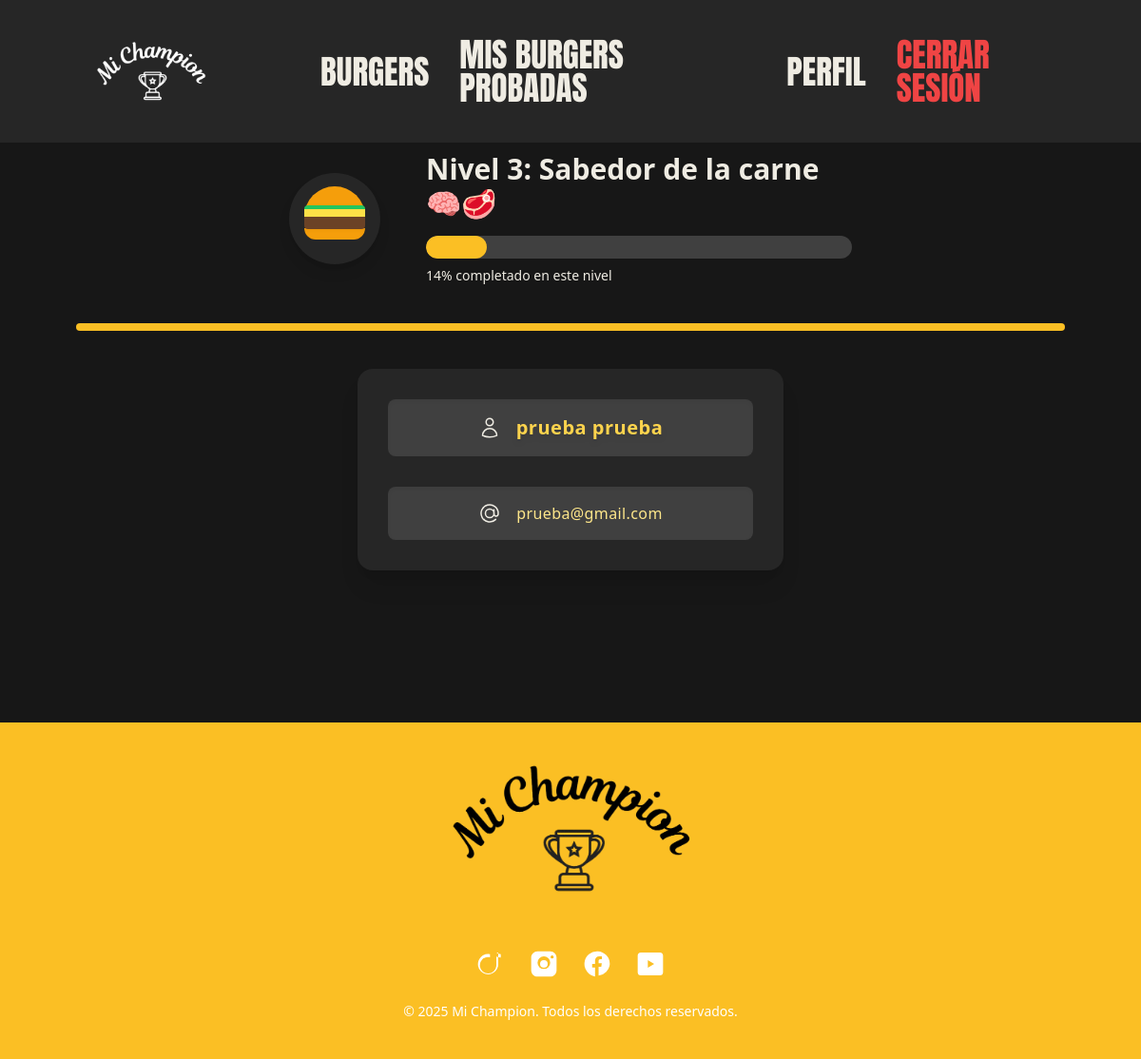
The app's page /perfil.php (signed in) with its own data.
### tables this page shows
CREATE TABLE `usuarios` (
  `id` int(11) NOT NULL,
  `nombre` varchar(100) NOT NULL,
  `apellidos` varchar(100) DEFAULT NULL,
  `email` varchar(150) NOT NULL,
  `password` varchar(255) NOT NULL,
  `creado_en` timestamp NOT NULL DEFAULT current_timestamp()
);

### Usuario.php (called while the page is built, shortened)
<?php
    class Usuario {
        private $db;
        public function __construct($db) {
            $this->db = $db;
        }
        public function obtenerIdUsuario($email) {
            $stmt = $this->db->prepare("SELECT id FROM usuarios WHERE email = :email");
            $stmt->execute([':email' => $email]);
            return $stmt->fetchColumn();
        }
        public function obtenerDatosUsuarios($usuarioEmail) {
            $stmt = $this->db->prepare("SELECT * FROM usuarios WHERE email = :usuarioEmail");
            $stmt->execute([
                ':usuarioEmail' => $usuarioEmail
            ]);
            return $stmt->fetch(PDO::FETCH_ASSOC);
        }
    }
?>

### Hamburguesas.php (called while the page is built, shortened)
<?php
    class Hamburguesas {
        private $db;
        public function __construct($db) {
            $this->db = $db;
        }
        public function contarBurgersProbadasPorUsuario($usuarioId) {
            $stmt = $this->db->prepare("
                SELECT COUNT(*)
                FROM burgers_probadas
                WHERE id_usuario = ?
            ");
            $stmt->execute([$usuarioId]);
            return (int) $stmt->fetchColumn();
        }
        public function contarTotalBurgers() {
            $stmt = $this->db->prepare("SELECT COUNT(*) FROM burgers");
            $stmt->execute();
            return (int) $stmt->fetchColumn();
        }
    }
?>

### perfil.php (the view, shortened to what this page needs)
<?php
    require_once 'Conexion.php';
    require_once 'Usuario.php';
    require_once 'Hamburguesas.php';
    $conexion = new Conexion();
    $db = $conexion->getConexion();
    $usuario = new Usuario($db);
    $hamburguesas = new Hamburguesas($db);
    $email = $_SESSION['email'];
    $usuarioId = $usuario->obtenerIdUsuario($email);
    $datosUsuario = $usuario->obtenerDatosUsuarios($email);
    $burgers_probadas = $hamburguesas->contarBurgersProbadasPorUsuario($usuarioId);
    $burgers_totales = $hamburguesas->contarTotalBurgers();
    $niveles = 4;
    $burgersPorNivel = ceil($burgers_totales / $niveles);
    $nivelActual = min(ceil($burgers_probadas / $burgersPorNivel), $niveles);
    $burgersEnNivelActual = $burgers_probadas % $burgersPorNivel;
    $progresoNivel = min(($burgersEnNivelActual / $burgersPorNivel) * 100, 100);
    $logros = [
        1 => "Principiante de las burgers 🍔",
        2 => "Conocedor de burgers 😋",
        3 => "Sabedor de la carne 🧠🥩",
        4 => "Maestro de la hamburguesa 🔥👑",
    ];
    $logroActual = $logros[$nivelActual];
?>
<!DOCTYPE html>
<html lang="es">
    <head>
        <script src="https://cdn.tailwindcss.com"></script>
    </head>
    <body>
        <?php include('components/header.php'); ?>
        <main class="bg-neutral-900 text-[#efece3] py-40 px-6 md:px-20">
            <div class="flex items-center justify-center gap-12 mb-10">
                <div class="w-24 h-24 bg-neutral-800 rounded-full flex items-center justify-center relative overflow-hidden shadow-lg">
                    <div class="w-16 h-8 bg-amber-500 rounded-t-full absolute top-[15%] z-10"></div>
                    <?php if ($nivelActual >= 2): ?>
                        <div class="absolute top-[40%] w-16 h-2 bg-yellow-300 z-20"></div>
                    <?php endif; ?>
                    <div class="absolute top-[45%] w-16 h-4 bg-[#6B4226] rounded z-10"></div>
                    <div class="absolute top-[60%] w-16 h-3 bg-amber-500 rounded-b-full shadow-inner z-0"></div>
                </div>
                <div class="flex-1 max-w-md">
                    <h2 class="text-2xl md:text-3xl font-bold mb-4">Nivel <?= $nivelActual ?>: <?= $logroActual ?></h2>
                    <div class="w-full bg-neutral-700 h-6 rounded-full overflow-hidden relative">
                        <div class="bg-amber-400 h-full rounded-full transition-all duration-500 ease-in-out" style="width: <?= $progresoNivel ?>%;"></div>
                    </div>
                    <p class="mt-2 text-sm"><?= round($progresoNivel) ?>% completado en este nivel</p>
                </div>
            </div>
            <div class="h-2 w-full bg-amber-400 rounded animate-pulse my-10 mx-auto"></div>
            <div class="w-full max-w-md mx-auto bg-neutral-800 p-8 rounded-2xl shadow-xl space-y-8 text-center">
                <div class="flex items-center justify-center gap-4 bg-neutral-700 rounded-lg p-4 shadow-inner hover:bg-neutral-600 transition cursor-default select-none">
                    <p class="text-xl font-bold text-amber-300 tracking-wide drop-shadow-md"><?= htmlspecialchars($datosUsuario['nombre']) . ' ' . htmlspecialchars($datosUsuario['apellidos']) ?></p>
                </div>
                <div class="flex items-center justify-center gap-4 bg-neutral-700 rounded-lg p-4 shadow-inner hover:bg-neutral-600 transition cursor-default select-none">
                    <svg xmlns="http://www.w3.org/2000/svg" fill="none" viewBox="0 0 24 24" stroke-width="1.5" stroke="currentColor" class="size-6">
                        <path stroke-linecap="round" stroke-linejoin="round" d="M16.5 12a4.5 4.5 0 1 1-9 0 4.5 4.5 0 0 1 9 0Zm0 0c0 1.657 1.007 3 2.25 3S21 13.657 21 12a9 9 0 1 0-2.636 6.364M16.5 12V8.25" />
                    </svg>
                    <p class="text-base text-amber-200 font-medium tracking-wide break-all"><?= htmlspecialchars($datosUsuario['email']) ?></p>
                </div>
            </div>
        </main>
        <?php include('components/footer.php'); ?>
    </body>
</html>

### records on screen
usuarios: nombre "prueba", apellidos "prueba", email "prueba@gmail.com"

### other values on screen
$nivelActual "3"
$logroActual "Sabedor de la carne 🧠🥩"
$progresoNivel "14"
